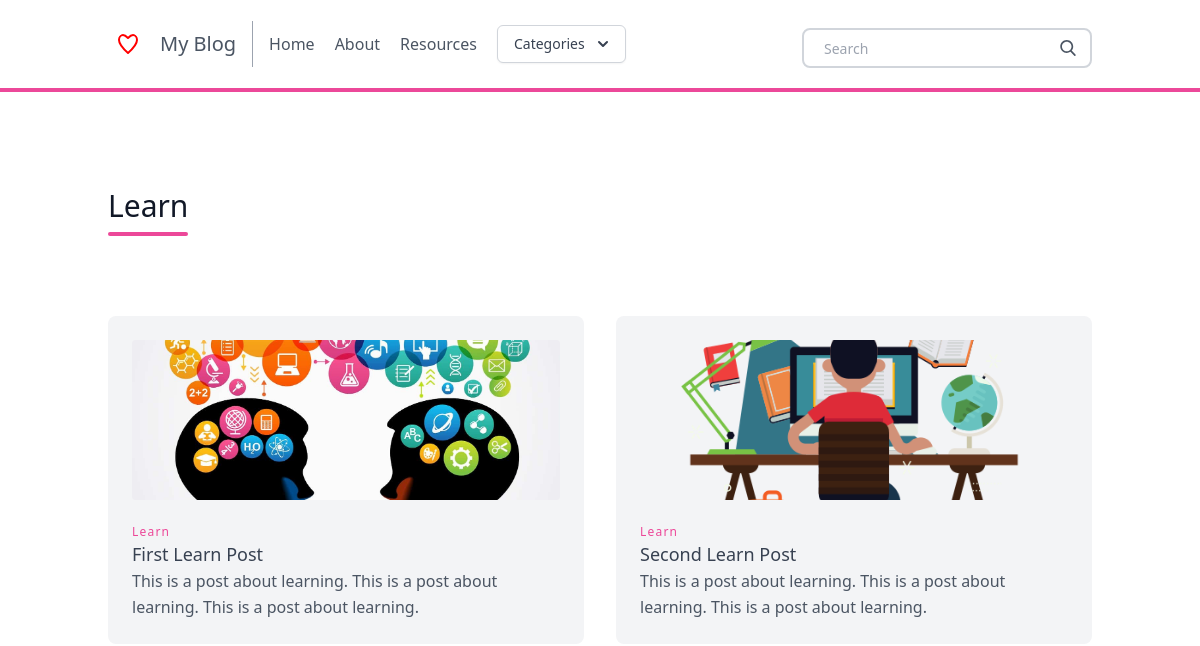
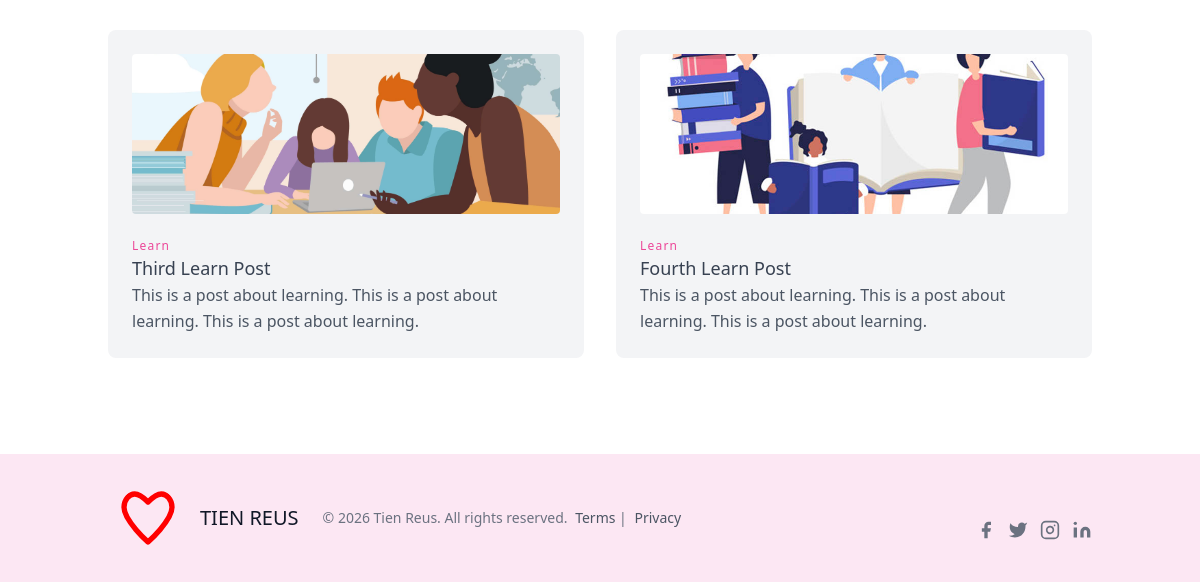
The app's page /postlist/learn/, older data (2 pictures, top to bottom).
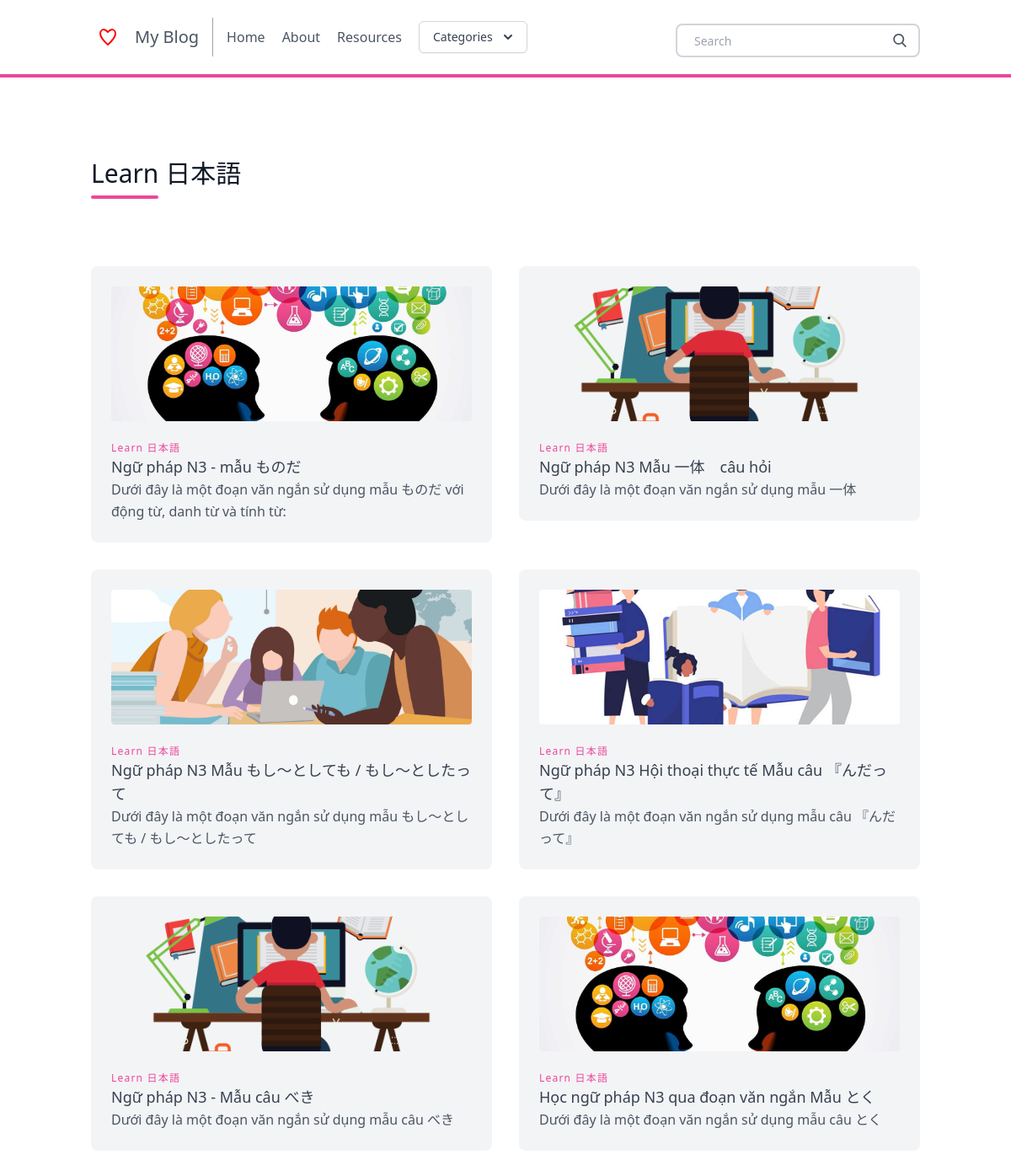
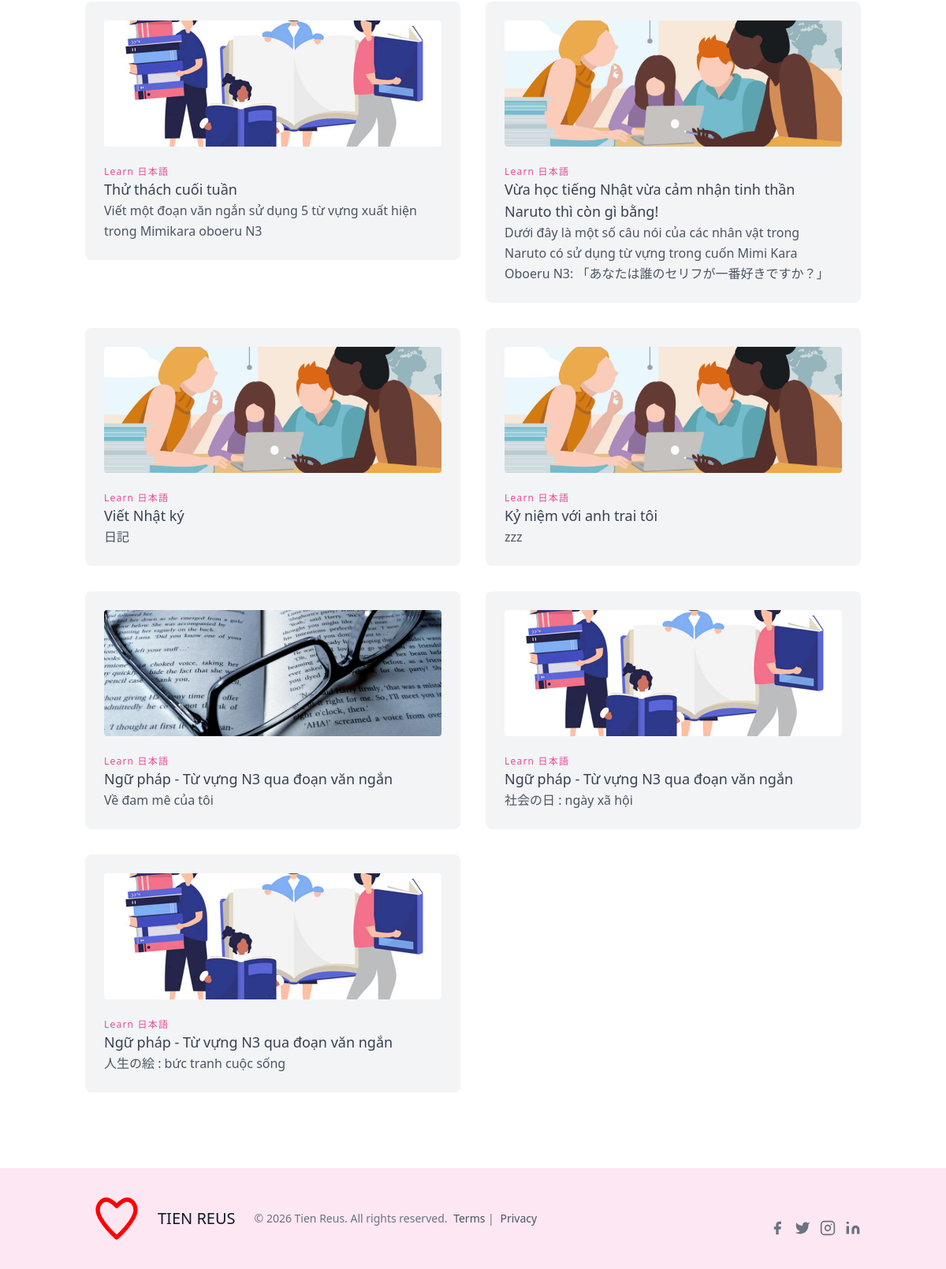
The same page, newer data (2 pictures, top to bottom).
### posts/models.py (models this page shows, shortened)
class Category(models.Model):
    title = models.CharField(max_length=20)
    subtitle = models.CharField(max_length=20)
    slug = models.SlugField()
    thumbnail = models.ImageField()

class Post(models.Model):
    title = models.CharField(max_length=100)
    slug = models.SlugField()
    overview = models.TextField()
    timestamp = models.DateTimeField(auto_now_add=True)
    content = models.TextField()
    author = models.ForeignKey(Author, on_delete=models.CASCADE)
    thumbnail = models.ImageField()
    categories = models.ManyToManyField(Category)
    featured = models.BooleanField()

### posts/views.py (the view)
# urls.py: path('postlist/<slug>/', postlist, name = 'postlist'),
def postlist (request,slug):
    category = get_object_or_404(Category, slug=slug)
    posts = Post.objects.filter(categories__in=[category])
    context = {
        'posts': posts,
        'category': category,
    }
    return render(request, 'post_list.html', context)

### posts/templatetags/markdown_extras.py (called while the page is built)
@register.simple_tag
def get_categories():
    return Category.objects.all()[0:3]

### templates/post_list.html
{% extends 'base.html' %}
{% block content %}
<section class="text-gray-600 body-font">
    <div class="container px-5 py-24 mx-auto">
      <div class="flex flex-wrap w-full mb-20">
        <div class="lg:w-1/2 w-full mb-6 lg:mb-0">
          <h1 class="sm:text-3xl text-2xl font-medium title-font mb-2 text-gray-900">
            {{ category.title }}</h1>
          <div class="h-1 w-20 bg-pink-500 rounded"></div>
        </div>
      </div>
      <div class="flex flex-wrap -m-4">
       {% for post in posts %}
        <div class="xl:w-1/4 md:w-1/2 p-4">
          <div class="bg-gray-100 p-6 rounded-lg">
            <img class="h-40 rounded w-full object-cover object-center mb-6" src="{{ post.thumbnail.url }}" alt="content">
            <h3 class="tracking-widest text-pink-500 text-xs font-medium title-font">
              {{ category.title }}</h3>
            <a href="{% url 'post' post.slug %}" h2 class="rounded-lg transition ease-in-out delay-150 hover:-translate-y-1 hover:scale-110 hover:bg-pink-300 duration-300 text-lg text-gray-700 font-medium title-font mb-4">
              {{ post.title }}</a>
            <p class="leading-relaxed text-base">
              {{ post.overview }}</p>
          </div>
        </div>
       {% endfor %}
      </div>
    </div>
</section>
{% endblock content %}

### templates/base.html (shortened to what this page needs)
{% load static %}
<!doctype html>
<html>
  <head>
  <script src="https://cdn.tailwindcss.com"></script>
  </head>
  <body>
    {% include "navbar.html" %}
    {% block content %}
    {% endblock content %}
    {% include "footer.html" %}
  </body>
</html>

### templates/navbar.html (shortened to what this page needs)
{% load markdown_extras %}
    <header class="border-b-4 border-pink-500 text-gray-600 body-font">
    <div class="container mx-auto flex flex-wrap p-5 flex-col md:flex-row items-center">
      <a class="flex title-font font-medium items-center text-gray-900 mb-4 md:mb-0">
        <a href="{% url 'homepage' %}" class="ml-3 text-xl">
          My Blog</a>
      </a>
      <nav class="md:mr-auto md:ml-4 md:py-1 md:pl-4 md:border-l md:border-gray-400	flex flex-wrap items-center text-base justify-center">
        <a href="{% url 'homepage' %}" class="mr-5 hover:text-gray-900 rounded-lg hover:bg-pink-200 inline-flex items-center">
          Home
        </a>
        <a href="{% url 'about' %}" class="mr-5 hover:text-gray-900 rounded-lg hover:bg-pink-200 inline-flex items-center">
          About
        </a>
        <a href="{% url 'resource_library' %}" class="mr-5 hover:text-gray-900 rounded-lg hover:bg-pink-200 inline-flex items-center">
          Resources
        </a>
<div x-data="{ open: false }" class="relative inline-block text-left">
  <div>
    <button @click="open = ! open" type="button" class="inline-flex justify-center w-full rounded-md border border-gray-300 shadow-sm px-4 py-2 bg-white text-sm font-medium text-gray-700 hover:bg-gray-50 focus:outline-none focus:ring-2 focus:ring-offset-2 focus:ring-offset-gray-100 focus:ring-indigo-500" id="menu-button" aria-expanded="true" aria-haspopup="true">
      Categories
      <svg class="-mr-1 ml-2 h-5 w-5" xmlns="http://www.w3.org/2000/svg" viewBox="0 0 20 20" fill="currentColor" aria-hidden="true">
        <path fill-rule="evenodd" d="M5.293 7.293a1 1 0 011.414 0L10 10.586l3.293-3.293a1 1 0 111.414 1.414l-4 4a1 1 0 01-1.414 0l-4-4a1 1 0 010-1.414z" clip-rule="evenodd" />
      </svg>
    </button>
  </div>
</div>
      </nav>
      <form action ="{% url 'search' %}" class ="search-form">
        <div class="pt-2 relative mx-auto text-gray-600">
          <input class="border-2 border-gray-300 bg-white h-10 px-5 pr-16 rounded-lg text-sm focus:outline-none"
            type="text" name="q" placeholder="Search">
          <button type="submit" class="absolute right-0 top-0 mt-5 mr-4">
          </button>
        </div>
      </form>
    </div>
    </header>

### templates/footer.html (shortened to what this page needs)
<div class="bg-pink-100">
  <div class="container px-5 py-6 mx-auto flex items-center sm:flex-row flex-col">
    <a class="flex title-font font-medium items-center md:justify-start justify-center text-gray-900">
      <span class="ml-3 text-xl">TIEN REUS</span>
    </a>
    <p class="text-sm text-gray-500 sm:ml-6 sm:mt-0 mt-4">
      © 2026 Tien Reus. All rights reserved.
      <a href="/#" class="text-gray-600 ml-1" target="_blank">Terms</a> |
      <a href="/#" class="text-gray-600 ml-1" target="_blank">Privacy</a>
    </p>
    <span class="inline-flex sm:ml-auto sm:mt-0 mt-4 justify-center sm:justify-start">
      <button class="text-gray-500">
        <a href="https://www.facebook.com" target="_blank" class="ml-3 text-gray-500">
          <svg fill="currentColor" stroke-linecap="round" stroke-linejoin="round" stroke-width="2" class="w-5 h-5" viewBox="0 0 24 24">
            <path d="M18 2h-3a5 5 0 00-5 5v3H7v4h3v8h4v-8h3l1-4h-4V7a1 1 0 011-1h3z"></path>
          </svg>
        </a>
      </button>
      <button class="ml-3 text-gray-500">
        <a href="https://www.facebook.com" target="_blank" class="ml-3 text-gray-500">
          <svg fill="currentColor" stroke-linecap="round" stroke-linejoin="round" stroke-width="2" class="w-5 h-5" viewBox="0 0 24 24">
            <path d="M23 3a10.9 10.9 0 01-3.14 1.53 4.48 4.48 0 00-7.86 3v1A10.66 10.66 0 013 4s-4 9 5 13a11.64 11.64 0 01-7 2c9 5 20 0 20-11.5a4.5 4.5 0 00-.08-.83A7.72 7.72 0 0023 3z"></path>
          </svg>
        </a>
      </button>
      <button class="ml-3 text-gray-500">
        <a href="https://www.facebook.com" target="_blank" class="ml-3 text-gray-500">
          <svg fill="none" stroke="currentColor" stroke-linecap="round" stroke-linejoin="round" stroke-width="2" class="w-5 h-5" viewBox="0 0 24 24">
            <rect width="20" height="20" x="2" y="2" rx="5" ry="5"></rect>
            <path d="M16 11.37A4 4 0 1112.63 8 4 4 0 0116 11.37zm1.5-4.87h.01"></path>
          </svg>
        </a>
      </button>
      <button class="ml-3 text-gray-500">
        <a href="https://www.facebook.com" target="_blank" class="ml-3 text-gray-500">
          <svg fill="currentColor" stroke="currentColor" stroke-linecap="round" stroke-linejoin="round" stroke-width="0" class="w-5 h-5" viewBox="0 0 24 24">
            <path stroke="none" d="M16 8a6 6 0 016 6v7h-4v-7a2 2 0 00-2-2 2 2 0 00-2 2v7h-4v-7a6 6 0 016-6zM2 9h4v12H2z"></path>
            <circle cx="4" cy="4" r="2" stroke="none"></circle>
          </svg>
        </a>
      </button>
    </span>
  </div>
</div>

Row changes from the older to the newer data that the page shows:
changed Category: title "Learn" → "Learn 日本語"
changed Post: title "First Learn Post" → "Ngữ pháp N3 - mẫu ものだ"; overview "This is a post about learning. This is a post about learning. This is a post about learning." → "Dưới đây là một đoạn văn ngắn sử dụng mẫu ものだ với động từ, danh từ và tính từ:"
changed Post: title "Second Learn Post" → "Ngữ pháp N3 Mẫu 一体 câu hỏi"; overview "This is a post about learning. This is a post about learning. This is a post about learning." → "Dưới đây là một đoạn văn ngắn sử dụng mẫu 一体"
changed Post: title "Third Learn Post" → "Ngữ pháp N3 Mẫu もし～としても / もし～としたって"; overview "This is a post about learning. This is a post about learning. This is a post about learning." → "Dưới đây là một đoạn văn ngắn sử dụng mẫu もし～としても / もし～としたって"
changed Post: title "Fourth Learn Post" → "Ngữ pháp N3 Hội thoại thực tế Mẫu câu 『んだって』"; overview "This is a post about learning. This is a post about learning. This is a post about learning." → "Dưới đây là một đoạn văn ngắn sử dụng mẫu câu 『んだって』"
added Post: thumbnail (picture), {{ category.title }} "Learn 日本語", title "Ngữ pháp N3 - Mẫu câu べき", overview "Dưới đây là một đoạn văn ngắn sử dụng mẫu câu べき"
added Post: thumbnail (picture), {{ category.title }} "Learn 日本語", title "Học ngữ pháp N3 qua đoạn văn ngắn Mẫu とく", overview "Dưới đây là một đoạn văn ngắn sử dụng mẫu câu とく"
added Post: thumbnail (picture), {{ category.title }} "Learn 日本語", title "Thử thách cuối tuần", overview "Viết một đoạn văn ngắn sử dụng 5 từ vựng xuất hiện trong Mimikara oboeru N3"
added Post: thumbnail (picture), {{ category.title }} "Learn 日本語", title "Vừa học tiếng Nhật vừa cảm nhận tinh thần Naruto thì còn gì bằng!", overview "Dưới đây là một số câu nói của các nhân vật trong Naruto có sử dụng từ vựng trong cuốn Mimi Kara Oboeru N3: 「あなたは誰のセリフが一番好きですか？」"
added Post: thumbnail (picture), {{ category.title }} "Learn 日本語", title "Viết Nhật ký", overview "日記"
added Post: thumbnail (picture), {{ category.title }} "Learn 日本語", title "Kỷ niệm với anh trai tôi", overview "zzz"
added Post: thumbnail (picture), {{ category.title }} "Learn 日本語", title "Ngữ pháp - Từ vựng N3 qua đoạn văn ngắn", overview "Về đam mê của tôi"
added Post: thumbnail (picture), {{ category.title }} "Learn 日本語", title "Ngữ pháp - Từ vựng N3 qua đoạn văn ngắn", overview "社会の日 : ngày xã hội"
added Post: thumbnail (picture), {{ category.title }} "Learn 日本語", title "Ngữ pháp - Từ vựng N3 qua đoạn văn ngắn", overview "人生の絵 : bức tranh cuộc sống"
